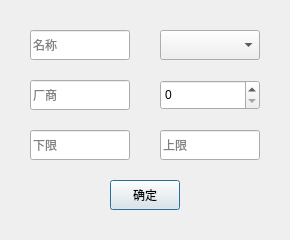
<?xml version="1.0" encoding="UTF-8"?>
<ui version="4.0">
 <class>Dialog</class>
 <widget class="QDialog" name="Dialog">
  <property name="geometry">
   <rect>
    <x>0</x>
    <y>0</y>
    <width>290</width>
    <height>240</height>
   </rect>
  </property>
  <property name="windowTitle">
   <string>Dialog</string>
  </property>
  <widget class="QLineEdit" name="name">
   <property name="geometry">
    <rect>
     <x>30</x>
     <y>30</y>
     <width>100</width>
     <height>30</height>
    </rect>
   </property>
   <property name="placeholderText">
    <string>名称</string>
   </property>
  </widget>
  <widget class="QComboBox" name="tag">
   <property name="geometry">
    <rect>
     <x>160</x>
     <y>30</y>
     <width>100</width>
     <height>30</height>
    </rect>
   </property>
  </widget>
  <widget class="QSpinBox" name="count">
   <property name="geometry">
    <rect>
     <x>160</x>
     <y>80</y>
     <width>100</width>
     <height>30</height>
    </rect>
   </property>
   <property name="maximum">
    <number>2147483647</number>
   </property>
  </widget>
  <widget class="QLineEdit" name="company">
   <property name="geometry">
    <rect>
     <x>30</x>
     <y>80</y>
     <width>100</width>
     <height>30</height>
    </rect>
   </property>
   <property name="placeholderText">
    <string>厂商</string>
   </property>
  </widget>
  <widget class="QPushButton" name="ok">
   <property name="geometry">
    <rect>
     <x>110</x>
     <y>180</y>
     <width>70</width>
     <height>30</height>
    </rect>
   </property>
   <property name="text">
    <string>确定</string>
   </property>
  </widget>
  <widget class="QLineEdit" name="llimit">
   <property name="geometry">
    <rect>
     <x>30</x>
     <y>130</y>
     <width>100</width>
     <height>30</height>
    </rect>
   </property>
   <property name="placeholderText">
    <string>下限</string>
   </property>
  </widget>
  <widget class="QLineEdit" name="rlimit">
   <property name="geometry">
    <rect>
     <x>160</x>
     <y>130</y>
     <width>100</width>
     <height>30</height>
    </rect>
   </property>
   <property name="placeholderText">
    <string>上限</string>
   </property>
  </widget>
 </widget>
 <resources/>
 <connections/>
</ui>
